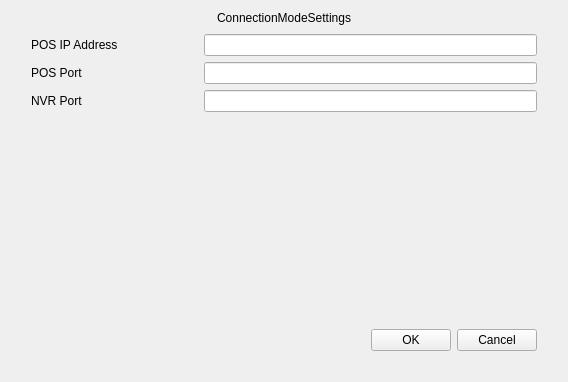
<?xml version="1.0" encoding="UTF-8"?>
<ui version="4.0">
 <class>PosConnectionModeSettings</class>
 <widget class="QWidget" name="PosConnectionModeSettings">
  <property name="geometry">
   <rect>
    <x>0</x>
    <y>0</y>
    <width>568</width>
    <height>382</height>
   </rect>
  </property>
  <property name="windowTitle">
   <string>Form</string>
  </property>
  <layout class="QVBoxLayout" name="verticalLayout">
   <property name="spacing">
    <number>0</number>
   </property>
   <item>
    <widget class="QLabel" name="label_title">
     <property name="text">
      <string>ConnectionModeSettings</string>
     </property>
     <property name="alignment">
      <set>Qt::AlignCenter</set>
     </property>
    </widget>
   </item>
   <item>
    <widget class="QWidget" name="widget_background" native="true">
     <property name="focusPolicy">
      <enum>Qt::StrongFocus</enum>
     </property>
     <layout class="QVBoxLayout" name="verticalLayout_2">
      <property name="leftMargin">
       <number>20</number>
      </property>
      <property name="rightMargin">
       <number>20</number>
      </property>
      <property name="bottomMargin">
       <number>20</number>
      </property>
      <item>
       <layout class="QGridLayout" name="gridLayout">
        <item row="2" column="1">
         <widget class="MyLineEdit" name="lineEditPosPort">
          <property name="sizePolicy">
           <sizepolicy hsizetype="Expanding" vsizetype="Fixed">
            <horstretch>2</horstretch>
            <verstretch>0</verstretch>
           </sizepolicy>
          </property>
         </widget>
        </item>
        <item row="1" column="1">
         <widget class="MyLineEdit" name="lineEditPosIPAddress">
          <property name="sizePolicy">
           <sizepolicy hsizetype="Expanding" vsizetype="Fixed">
            <horstretch>2</horstretch>
            <verstretch>0</verstretch>
           </sizepolicy>
          </property>
         </widget>
        </item>
        <item row="2" column="0">
         <widget class="QLabel" name="labelPosPort">
          <property name="sizePolicy">
           <sizepolicy hsizetype="Preferred" vsizetype="Preferred">
            <horstretch>1</horstretch>
            <verstretch>0</verstretch>
           </sizepolicy>
          </property>
          <property name="text">
           <string>POS Port</string>
          </property>
         </widget>
        </item>
        <item row="1" column="0">
         <widget class="QLabel" name="labelPosIPAddress">
          <property name="sizePolicy">
           <sizepolicy hsizetype="Preferred" vsizetype="Preferred">
            <horstretch>1</horstretch>
            <verstretch>0</verstretch>
           </sizepolicy>
          </property>
          <property name="text">
           <string>POS IP Address</string>
          </property>
         </widget>
        </item>
        <item row="3" column="0">
         <widget class="QLabel" name="labelPosPort_2">
          <property name="sizePolicy">
           <sizepolicy hsizetype="Preferred" vsizetype="Preferred">
            <horstretch>1</horstretch>
            <verstretch>0</verstretch>
           </sizepolicy>
          </property>
          <property name="text">
           <string>NVR Port</string>
          </property>
         </widget>
        </item>
        <item row="3" column="1">
         <widget class="MyLineEdit" name="lineEditNvrPort">
          <property name="sizePolicy">
           <sizepolicy hsizetype="Expanding" vsizetype="Fixed">
            <horstretch>2</horstretch>
            <verstretch>0</verstretch>
           </sizepolicy>
          </property>
         </widget>
        </item>
       </layout>
      </item>
      <item>
       <spacer name="verticalSpacer">
        <property name="orientation">
         <enum>Qt::Vertical</enum>
        </property>
        <property name="sizeHint" stdset="0">
         <size>
          <width>20</width>
          <height>109</height>
         </size>
        </property>
       </spacer>
      </item>
      <item>
       <layout class="QHBoxLayout" name="horizontalLayout">
        <item>
         <spacer name="horizontalSpacer">
          <property name="orientation">
           <enum>Qt::Horizontal</enum>
          </property>
          <property name="sizeHint" stdset="0">
           <size>
            <width>40</width>
            <height>20</height>
           </size>
          </property>
         </spacer>
        </item>
        <item>
         <widget class="QPushButton" name="pushButtonOk">
          <property name="text">
           <string>OK</string>
          </property>
         </widget>
        </item>
        <item>
         <widget class="QPushButton" name="pushButtonCancel">
          <property name="text">
           <string>Cancel</string>
          </property>
         </widget>
        </item>
       </layout>
      </item>
     </layout>
    </widget>
   </item>
  </layout>
 </widget>
 <customwidgets>
  <customwidget>
   <class>MyLineEdit</class>
   <extends>QLineEdit</extends>
   <header>mylineedit.h</header>
  </customwidget>
 </customwidgets>
 <resources/>
 <connections/>
</ui>
